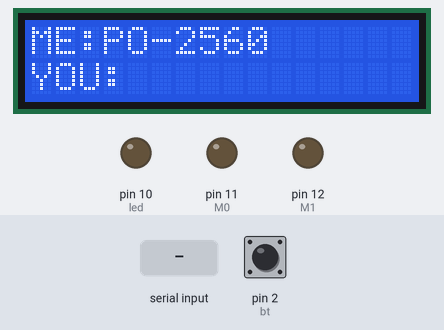
This sketch was run on a simulated Arduino Uno, built with avr-gcc and run on an emulated ATmega328P. Parts: 16×2 character LCD, output pins drawn as LEDs (lit = HIGH). Inputs (shaded band) come from the test bench; at power-on: pin 2 (bt) HIGH.

Above: at 1.6 s.
1.7 s: "1" received over the second serial link
At 4.1 s:
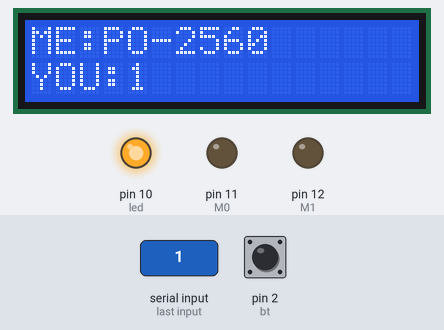
Timing chart, 0 to 5.6 s (numbered marks = the images above; inputs shaded):
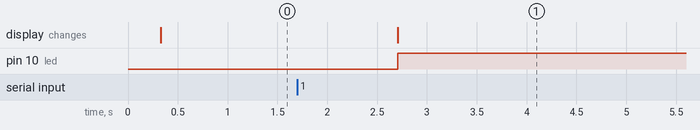

The sketch:

only-address-lora2.ino
```cpp
#define M0 11
#define M1 12
const int bt =2;
const int led = 10;
String car="PO-2560";
#include <SoftwareSerial.h>
SoftwareSerial UART (3,4);//tx-->3   rx-->4
#include <Wire.h>
#include <LiquidCrystal_I2C.h>
LiquidCrystal_I2C lcd(0x27, 2, 1, 0, 4, 5, 6, 7, 3, POSITIVE);  //SDA->A4SCL->A5
void setup() {
  Serial.begin(9600);
  UART.begin(9600);
  pinMode(bt, INPUT);//開關
  pinMode(led, OUTPUT); //LED輸出
  pinMode(M0,OUTPUT);
  pinMode(M1,OUTPUT);
  digitalWrite(M0,LOW);
  digitalWrite(M1,LOW);
  lcd.begin(16,2);
  lcd.noBacklight();
      delay(250);
  lcd.backlight();
  lcd.setCursor(0,0);
  lcd.print("ME:PO-2560");
  lcd.setCursor(0,1);
  lcd.print("YOU:");
  delay(100);
}

void loop() {
  if(digitalRead(bt)==LOW){
    delay(800);
    UART.print(car);
    }
    if(UART.available() > 0){
    String input = UART.readString();
    lcd.print(input);
    lcd.setCursor(11,1);
    lcd.print("         ");
    digitalWrite(led, 255);
  }
}
```

Measured:
- after the input at 1.7 s, pin 10 (led): LOW → HIGH after 1.0 s; the display: changes after 1.0 s (image 1)
